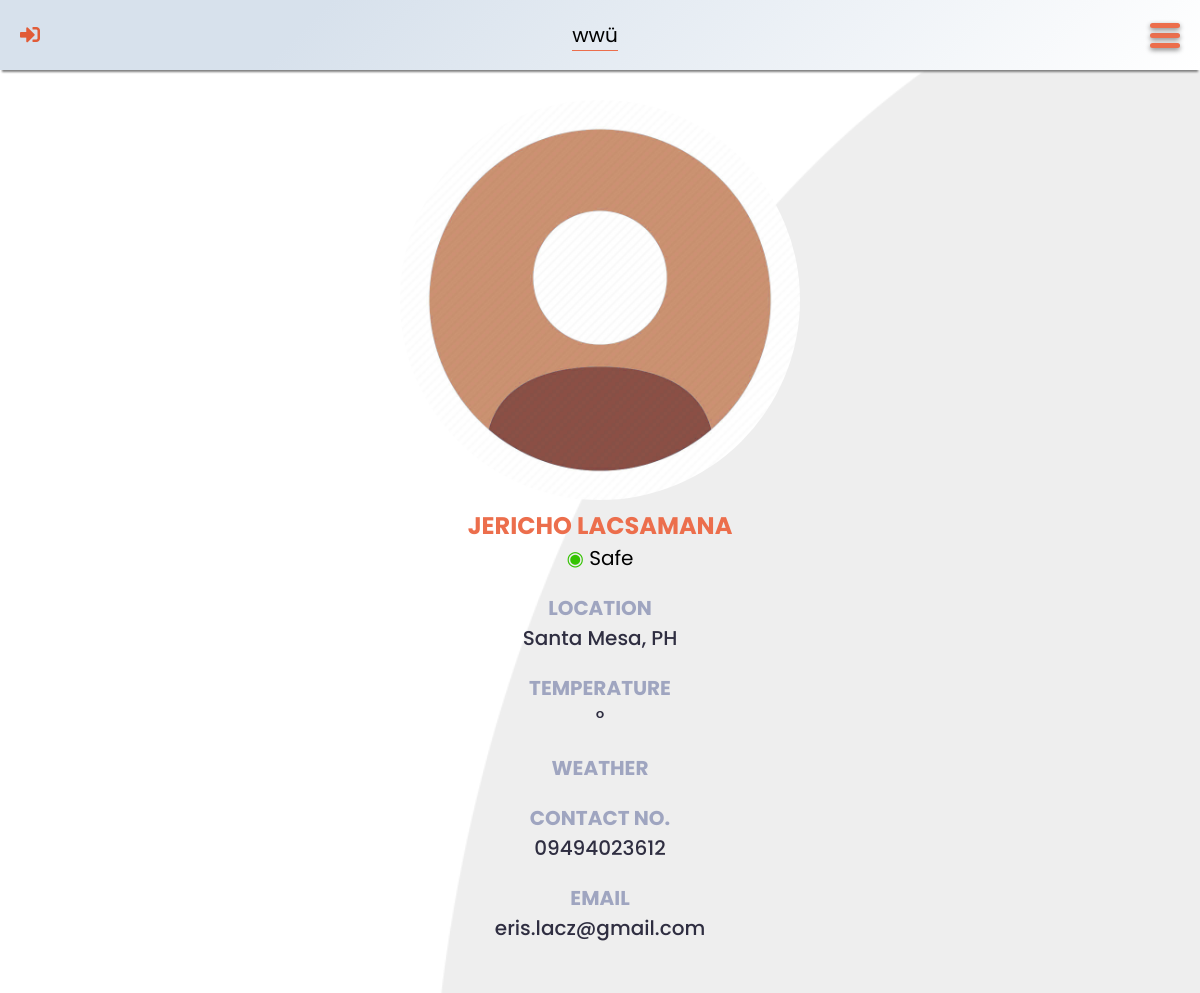
/friend.php?friend-id=10, run on an earlier commit of the app's database.
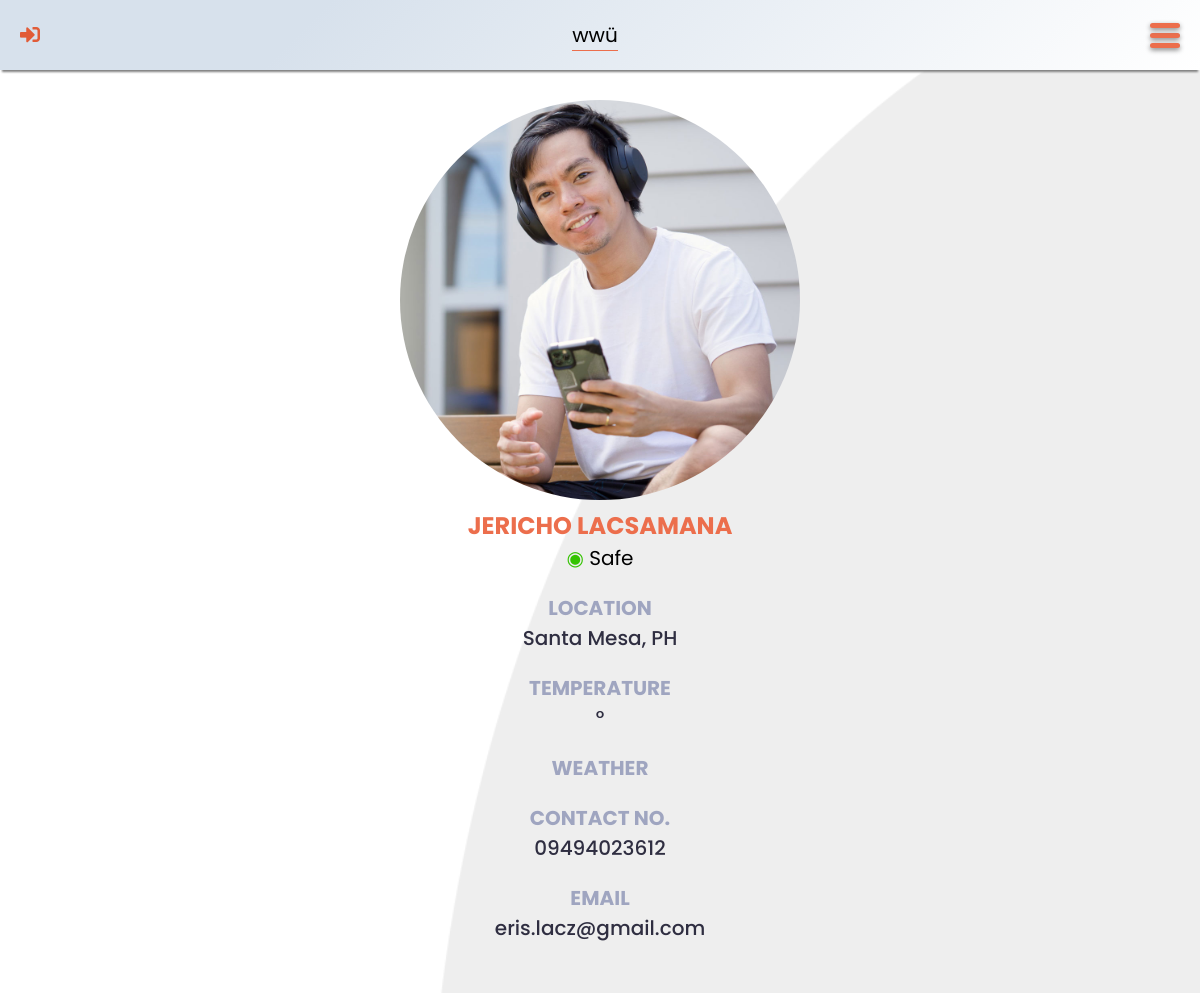
And on a later commit of the database.
### tables this page shows
CREATE TABLE `user` (
	`user_id` INT UNSIGNED AUTO_INCREMENT PRIMARY KEY,
	`fname` VARCHAR(50) NOT NULL,
	`lname` VARCHAR(50) NOT NULL,
	`contact_no` CHAR(13) NOT NULL,
	`location` VARCHAR(50) NOT NULL,
	`email` VARCHAR(100) NOT NULL UNIQUE,
	`password` VARCHAR(255) NOT NULL,
	`profile_picture` CHAR(12) DEFAULT 'default.jpg' NOT NULL ,
	`status` ENUM('Safe', 'Moderately Affected', 'Severely Affected') DEFAULT 'Safe' NOT NULL
);

### src/header.php (called while the page is built, shortened)
<?php
	if (isset($_SESSION["account-verified"])) {
		$user_id = $_SESSION["account-verified"];
		require_once "config/config.php";
		require_once "lib/database-handler.php";
		require_once "models/User.php";
		$user = new User();
		$account = $user->getUser($user_id);
		$fname = $account->fname;
		$location = $account->location;
		$icon = "out";
		$logInLogOut = "src/sign-out.php";
	}
	else {
		$user_id = $location = "";
		$fname = "wwü";
		$icon = "in";
	}
?>

### lib/database-handler.php (called while the page is built, shortened)
<?php
class Database {
	private $host = DB_HOST;
	private $dbname = DB_NAME;
	private $charset = DB_CHARSET;
	private $user = DB_USER;
	private $password = DB_PASSWORD;
	private $dbh;
	private $stmt;
	public function __construct() {
		$dsn = "mysql:host=".$this->host.";charset=".$this->charset.";dbname=".$this->dbname;
		$options = array (
			PDO::ATTR_PERSISTENT => true,
			PDO::ATTR_ERRMODE => PDO::ERRMODE_EXCEPTION,
			PDO::ATTR_ORACLE_NULLS => PDO::NULL_NATURAL
		);
		try {
			$this->dbh = new PDO($dsn, $this->user, $this->password, $options);
		}
		catch (PDOException $e) {
			$this->error = $e->getMessage()." in ".$e->getFile()." on line ".$e->getLine();
			$this->terminate();
		}
	}
	public function query($query) {
		$this->stmt = $this->dbh->prepare($query);
	}
	public function bind($param, $value, $type = null) {
		if (is_null($type)) {
			switch (true) {
				default:
					$type = PDO::PARAM_STR;
			}
		}
		$this->stmt->bindValue($param, $value, $type);
	}
	public function execute($message = "", $redirect = "") {
		try {
			return $this->stmt->execute();
		}
		catch (PDOException $e) {
			$this->logFile = "../src/log.txt";
			$this->error = $e->getMessage()." in ".$e->getFile()." on line ".$e->getLine();
			$this->logError();
		}
		finally {
			if ($redirect !== "") {
				$this->confirmQuery($message, $redirect);
			}
		}
	}
	public function resultRecord() {
		$this->execute();
		return $this->stmt->fetch(PDO::FETCH_OBJ);
	}
}

### models/User.php (called while the page is built, shortened)
<?php
class User {
	protected $db;
	public function __construct() {
		$this->db = new Database();
	}
	public function getUser($id) {
		$this->db->query("SELECT * FROM `user` WHERE `user_id` = ?");
		$this->db->bind(1, $id);
		return $this->db->resultRecord();
	}
}

### friend.php (the view, shortened to what this page needs)
<?php
	require_once "src/header.php";
	if (isset($_GET["friend-id"])) {
		$friend_id = $_GET["friend-id"];
		require_once "lib/database-handler.php";
		require_once "models/User.php";
		$user = new User();
		$f = $user->getUser($friend_id);
	}
	else {
		echo "<script>alert('Sorry, something went wrong!');</script>";
		echo "<script>window.location.href = 'friends.php'</script>";
	}
?>
<!DOCTYPE html>
<html lang="en">
<head>
	<link rel="stylesheet" type="text/css" href="css/all.min.css" />
	<link rel="stylesheet" type="text/css" href="css/general.css" />
	<link rel="stylesheet" type="text/css" href="css/outer-navigation-menu.css" />
	<link rel="stylesheet" type="text/css" href="css/weather-status.css" />
	<link rel="stylesheet" type="text/css" href="css/friend.css" />
</head>
<body>
	<header>
		<a href="login.html" class="fas fa-sign-<?php echo $icon; ?>-alt"></a>
		<div class="data">
			<p id="fname" data-user-id="<?php echo $user_id; ?>"><?php echo $fname; ?></p>
			<p id="location"><?php echo $location; ?></p>
		</div>
		<label for="check-menu" class="menu-button"><div class="menu-lines"></div></label>
	</header>
	<main>
		<section id="friend">
			<img src="img/profile-pictures/<?php echo $f->profile_picture; ?>" alt="Profile Picture" />
			<h2><?php echo $f->fname." ".$f->lname; ?></h2>
			<div>
				<span class="status <?php echo str_replace(" ", "-", strtolower($f->status)); ?>">&#9673;</span>
				<?php echo $f->status; ?>
			</div>
			<div id="friend-data">
				<div class="item">
					<div class="label">Location</div>
					<div id="friend-location" class="value"><?php echo $f->location; ?></div>
				</div>
				<div class="item">
					<div class="label">Temperature</div>
					<div id="temperature" class="value"><span class="value"></span>&#176; <span class="unit"></span></div>
				</div>
				<div class="item">
					<div class="label">Weather</div>
				</div>
				<div class="item">
					<div class="label">Contact No.</div>
					<div class="value"><a href="tel:<?php echo $f->contact_no; ?>"><?php echo $f->contact_no; ?></a></div>
				</div>
				<div class="item">
					<div class="label">Email</div>
					<div class="value"><a href="mailto:<?php echo $f->email; ?>"><?php echo $f->email; ?></a></div>
				</div>
			</div>
		</section>
	</main>
</body>
</html>

### css/general.css (style rules this page uses)
:root { --cadet-blue: #9fa5c0; --charade: #2f2e41; --dark-orange: #e15c38; --green: #34c300; --gun-powder: #3f3f56; --light-gray: #d3d3d3; --orange: #ec6e4c; --red: #ff0000; --saffron: #f5d23b; --sandy-brown: #f2a65a; --tall-poppy: #b2272b; }
* { -webkit-tap-highlight-color: transparent; box-sizing: border-box; font-family: "Poppins", sans-serif; margin: 0; padding: 0; }
h2 { color: var(--orange); font-weight: 700; margin: 0 0 10px 0; text-align: center; text-transform: uppercase; }
body { padding: env(safe-area-inset-top, 0px) env(safe-area-inset-right, 0px) env(safe-area-inset-bottom, 0px) env(safe-area-inset-left, 0px); font-size: 20px; }

### css/outer-navigation-menu.css (style rules this page uses)
header { align-items: center; background-image: linear-gradient(315deg, #ffffff 0%, #d7e1ec 74%); box-shadow: 0 4px 2px -2px gray; display: flex; height: 70px; justify-content: space-between; padding: 20px; position: fixed; top: 0; width: 100%; z-index: 20; }
header a { text-decoration: none; }
header .fas { color: var(--dark-orange); font-size: 20px; }
header .data p { margin: 0; text-align: center; }
#location { border-top: 1px solid var(--orange); color: var(--charade); font-family: "Baloo 2", sans-serif; font-size: 28px; font-weight: 700; line-height: 30px; margin-top: 2px; margin: 0; text-transform: uppercase; }
.menu-lines, .menu-lines::before, .menu-lines::after { background-color: var(--orange); border-radius: 5px; box-shadow: 0 2px 5px gray; height: 5px; transition: all 0.5s ease-in-out; width: 30px; }
.menu-lines::before, .menu-lines::after { content: ""; display: block; position: absolute; }
.menu-lines::before { transform: translateY(-10px); }
.menu-lines::after { transform: translateY(10px); }
section { padding: 100px 50px; }

### css/weather-status.css (style rules this page uses)
.safe { color: var(--green); }

### css/friend.css (style rules this page uses)
main { background-image: url("../img/light-gray-background.png"); background-position: center center; background-repeat: no-repeat; background-size: cover; }
section { padding: 100px 50px 50px 50px; }
#friend { text-align: center; }
#friend img { border-radius: 50%; width: 100%; }
h2 { margin-bottom: 0; }
#friend-data { text-align: left; }
div.label { color: var(--cadet-blue); font-weight: bold; margin-top: 20px; text-transform: uppercase; }
div.value { color: var(--charade); font-weight: 500; }
a { color: inherit; text-decoration: none; }
@media screen and (min-width: 550px) { #friend img { height: 50vh; width: auto; } }
@media screen and (min-width: 550px) { #friend h2 { font-size: 1.2em; } }
@media screen and (min-width: 550px) { #friend-data { text-align: center; } }

What changed in the data, as far as the page shows it:
changed user "JERICHO": profile_picture: picture added in place of a placeholder
